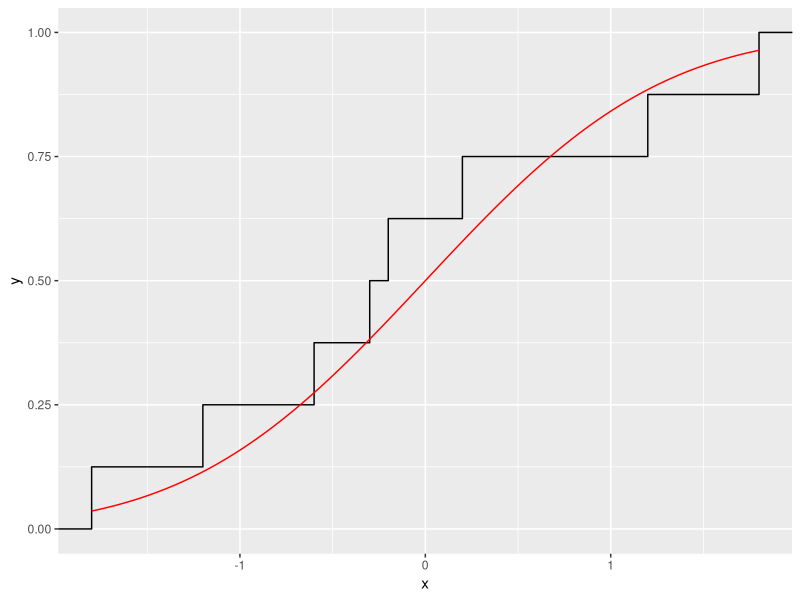
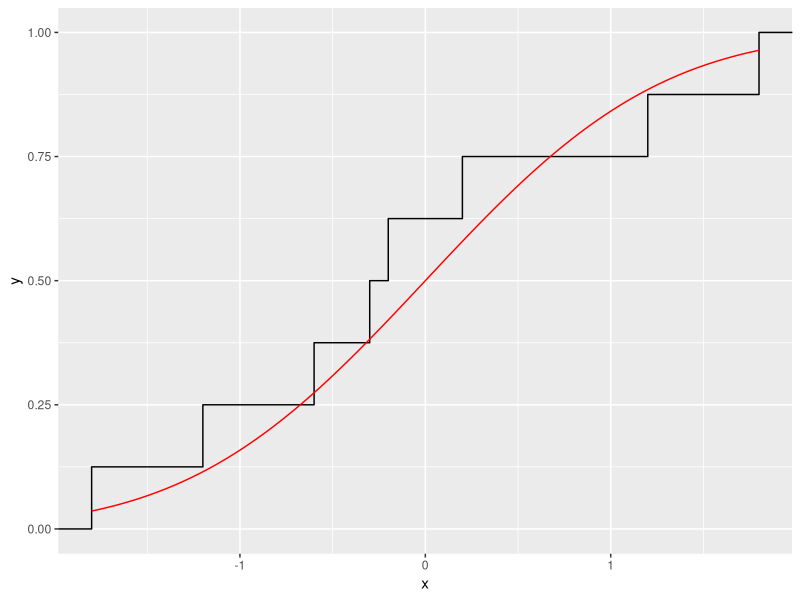
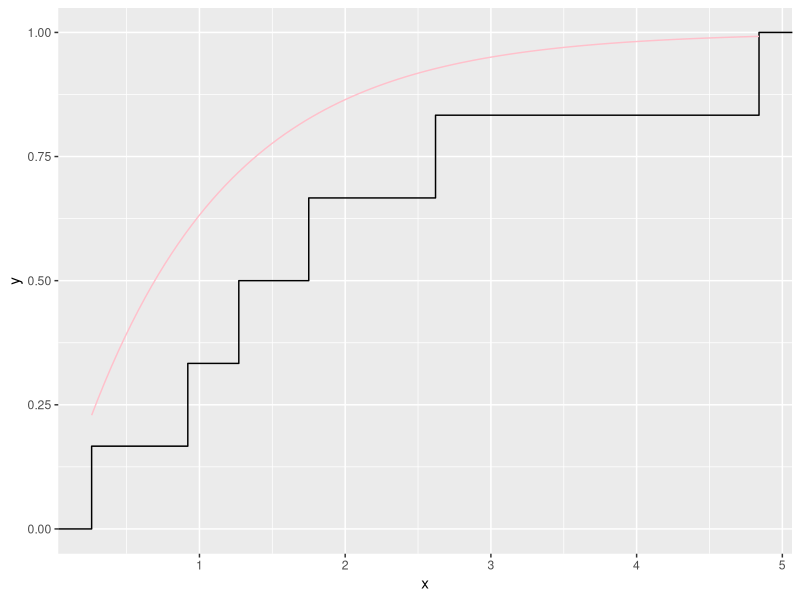
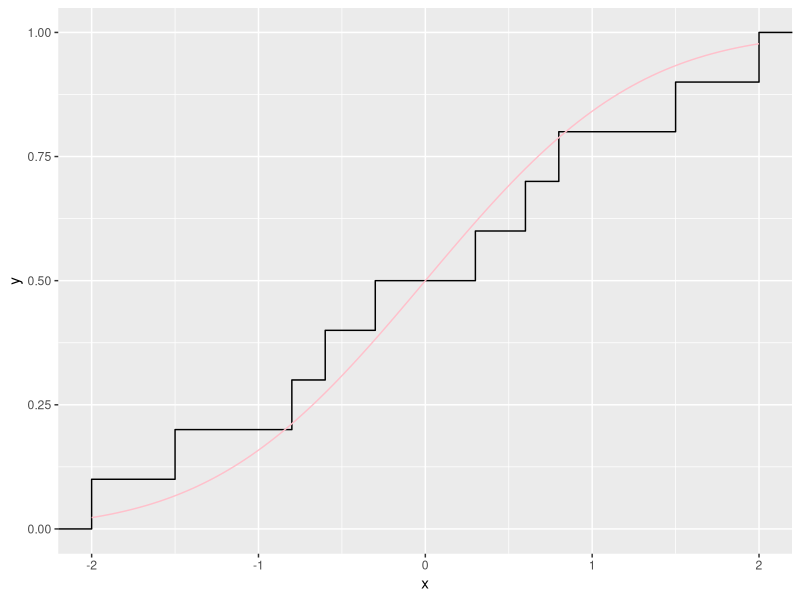

The R script that drew these images, in order:
## ---- chunk 1
library(ggplot2)
library(xtable)


xj = sort(c(6.6, 0.6, 3.4, 1.8, -0.6, 2.4, 2.6, 5.4))

  
  
uj = (xj - 3)/ 2
ks.test(uj, "pnorm")


#xseq<-st

#densities<-dnorm(xseq, 0,1)
#densities
F.uj<-pnorm(uj, 0, 1)
#ecdf(x)


F.n= c(1:8)/8

# S3 method for ecdf
outcomes = data.frame(
  xj, 
  uj, 
  F.uj, 
  c(1:8),
  F.n,
  abs(F.uj-F.n)
)

#zadanie1= table(outcomes)
#print(xtable(outcomes, type = "latex"), file = "table_zadanie1.tex")
View(outcomes)
#df <- data.frame(height = (st))

# geom_step(data = norm_df)
## ---- chunk 2
set.seed(15)
dd <- data.frame(x=uj)
ggplot(dd, aes(x)) +
    stat_ecdf() + 
    stat_function(fun = pnorm, colour = "red")

ed <- ecdf(dd$x)
maxdiffidx <- which.max(abs(ed(dd$x)-pnorm(dd$x)))
print(maxdiffidx)
maxdiffat <- dd$x[maxdiffidx]

ggplot(dd, aes(x)) +
    stat_ecdf() + 
    stat_function(fun = pnorm, colour = "red")
maxdiffat

## ---- chunk 3
install.packages("xtable")
## ---- chunk 4

library(ggplot2)
library(xtable)

n = 6
xj_exp = sort(c(2.62, 0.92, 1.75, 4.84, 0.26, 1.27))

uj = xj_exp



F.uj<-pexp(xj_exp, rate=1/2)

ks.test(uj, "pexp", rate=1/2)

F.n= c(1:n)/n

# S3 method for ecdf

outcomes = data.frame(
  xj_exp, 
  uj, 
  F.uj, 
  c(1:n),
  F.n,
  abs(F.uj-F.n)
)

zadanie2= table(outcomes)
outcomes
#View(outcomes)
#print(xtable(zadanie2, type = "latex"), file = "table_zadanie2.tex")

dd <- data.frame(x=uj)
ed <- ecdf(dd$x)
#print(ed, "ed")


maxdiffidx <- which.max(abs(ed(dd$x)-pexp(dd$x, rate=2)))
#print(maxdiffidx)
#print(pexp(dd$x, rate=2))
maxdiffat <- dd$x[maxdiffidx]
#print(maxdiffat)
print(maxdiffat)


ggplot(dd, aes(x)) +
    stat_ecdf() + 
    stat_function(fun = pexp, colour = "pink")
#maxdiffat

## ---- chunk 5

library(ggplot2)

xj = sort(c(-1.5, 0.3, 0.8, 2.0, -2.0, -0.8, 0.6, -0.6, 1.5, -0.3))

n = length(xj)
uj = xj



F.uj<-pnorm(uj, 0, 1)
F.uj


F.n= c(1:n)/n

# S3 method for ecdf

outcomes3 = data.frame(
  xj, 
  uj, 
  F.uj, 
  c(1:n),
  F.n,
  abs(F.uj-F.n)
)
ks.test(uj, "pnorm", 0, 1)

zadanie3= table(outcomes3)
head(zadanie3)
print(xtable(outcomes3, type = "latex"), file = "table_zadanie3.tex")

dd <- data.frame(x=uj)
ed <- ecdf(dd$x)
#print(ed, "ed")


maxdiffidx <- which.max(abs(ed(dd$x)-F.uj))
print(maxdiffidx)
maxdiffat <- dd$x[maxdiffidx]
print(maxdiffat)

ggplot(dd, aes(x)) +
    stat_ecdf() + 
    stat_function(fun = pnorm, colour = "pink")
